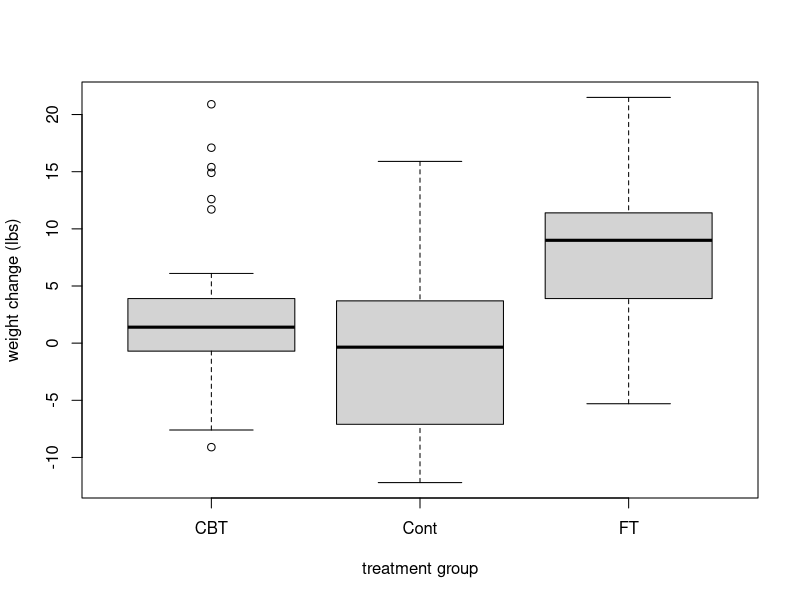
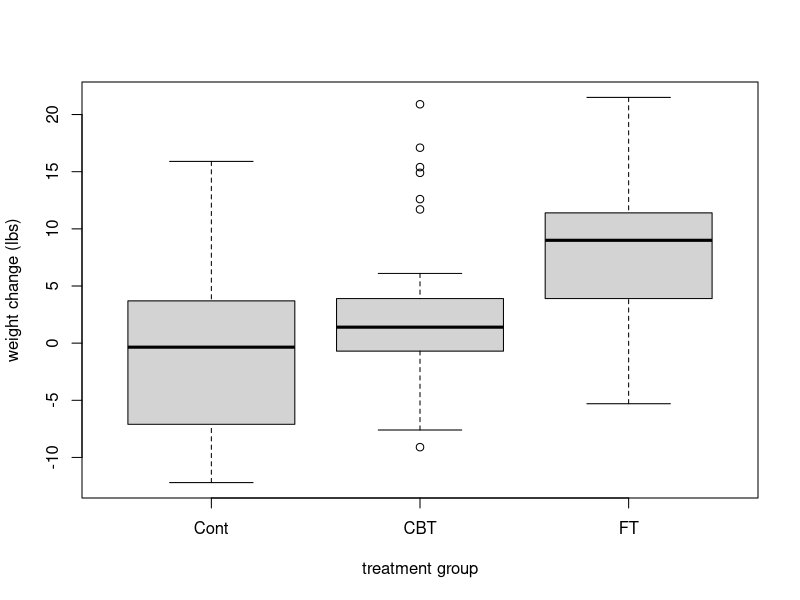
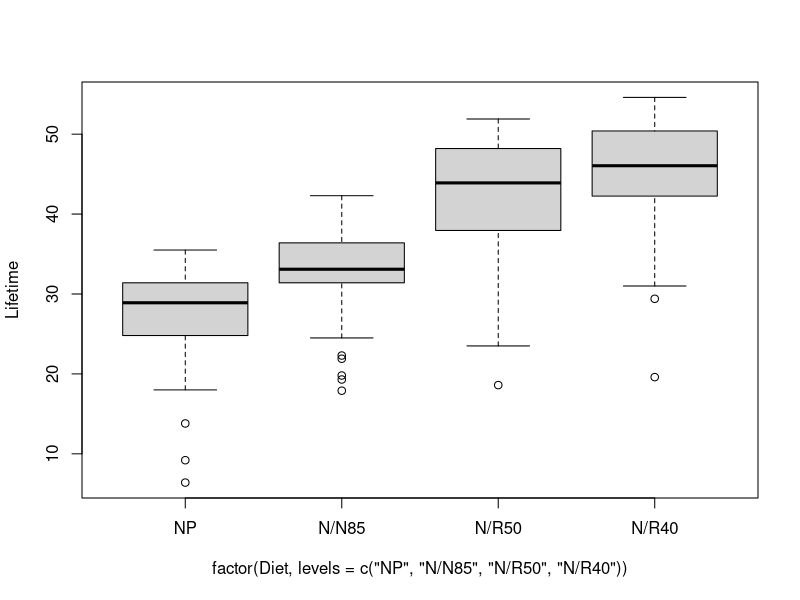

Reproduce these figures in R, in order.
## ----data and packages, results = 'hide'---------------------------------------------------------------------------------------------------------
library(tidyverse)
anorexia <- read_csv('data/anorexia.csv')
head(anorexia)


## ----step1: graphical summary--------------------------------------------------------------------------------------------------------------------
# boxplot
boxplot(change ~ Treat, data = anorexia,
        xlab = 'treatment group', ylab = 'weight change (lbs)')


## ----your turn 1, eval = F-----------------------------------------------------------------------------------------------------------------------
# rearrange order of treatment groups
boxplot(change ~ factor(Treat, levels = c('Cont', 'CBT', 'FT')), data = anorexia,
        xlab = 'treatment group', ylab = 'weight change (lbs)')


## ----step 2: grouped summaries-------------------------------------------------------------------------------------------------------------------
# grouped summaries: mean, standard deviation, sample size
anorexia |>
  group_by(Treat) |>
  summarize(group.mean = mean(change),
            group.sd = sd(change),
            group.n = n())


## ----your turn 2, eval = F-----------------------------------------------------------------------------------------------------------------------
anorexia |>
  group_by(Treat) |>
  summarize(group.mean = mean(change),
            group.sd = sd(change),
            group.n = n(),
            group.median = median(change),
            group.mean.se = sd(change)/sqrt(n())) # add a summary here


## ----step 3: fitting anova model-----------------------------------------------------------------------------------------------------------------
# fit anova model
fit <- aov(change ~ Treat, data = anorexia)

# generate table
summary(fit)


## ----your turn 3---------------------------------------------------------------------------------------------------------------------------------
# inspect fitted anova model
fit


## ----practice problem----------------------------------------------------------------------------------------------------------------------------
# read in data and preview
longevity <- read.csv('data/longevity.csv')
head(longevity)

# visualize the data -- make a boxplot
boxplot(Lifetime ~ factor(Diet, levels = c("NP", "N/N85", "N/R50", "N/R40")), 
        data = longevity)

# calculate grouped summaries
longevity |>
  group_by(Diet) |>
  summarize(group.mean = mean(Lifetime),
            group.sd = sd(Lifetime),
            group.n = n()) |>
  arrange(group.mean)

# fit anova model and produce table
fit <- aov(Lifetime ~ Diet, data = longevity)
summary(fit)
